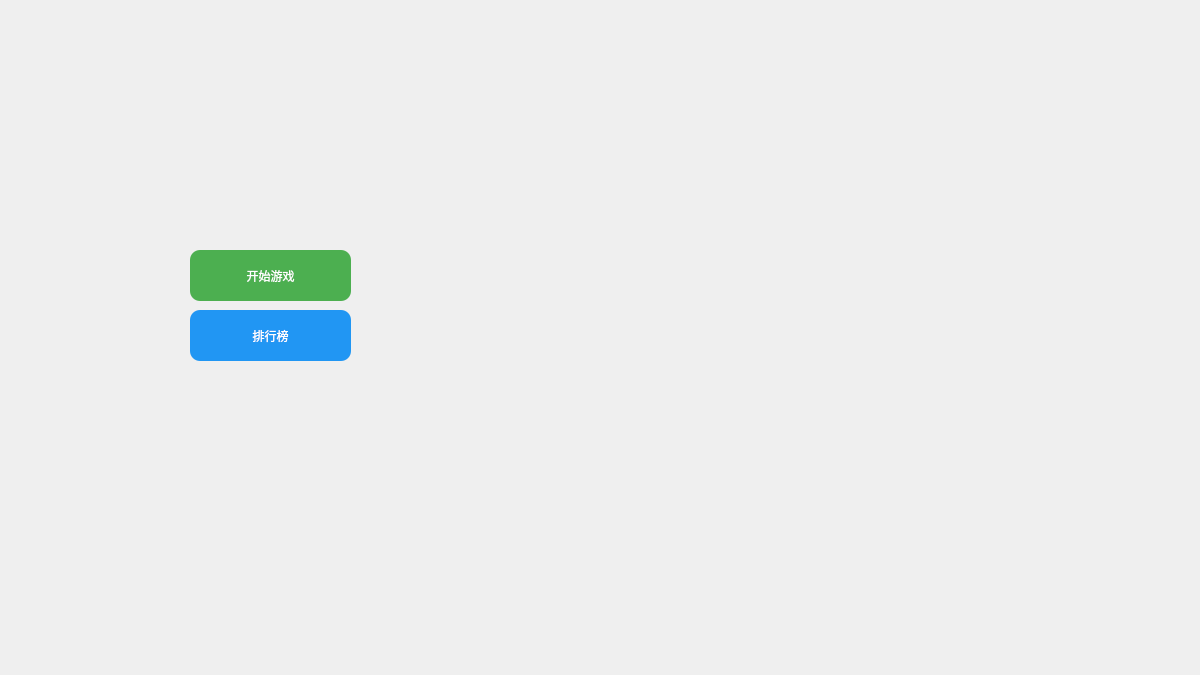
<?xml version="1.0" encoding="UTF-8"?>
<ui version="4.0">
 <class>Start</class>
 <widget class="QWidget" name="Start">
  <property name="geometry">
   <rect>
    <x>0</x>
    <y>0</y>
    <width>1200</width>
    <height>675</height>
   </rect>
  </property>
  <property name="windowTitle">
   <string>Form</string>
  </property>
  <widget class="QPushButton" name="begin">
   <property name="enabled">
    <bool>true</bool>
   </property>
   <property name="geometry">
    <rect>
     <x>190</x>
     <y>250</y>
     <width>161</width>
     <height>51</height>
    </rect>
   </property>
   <property name="mouseTracking">
    <bool>true</bool>
   </property>
   <property name="toolTipDuration">
    <number>-8</number>
   </property>
   <property name="styleSheet">
    <string notr="true">QPushButton {
    background-color: #4CAF50;
    color: white;
    font:  16pt &quot;华文彩云&quot;;
    border-radius: 10px;
    padding: 8px 16px;
}
QPushButton:hover {
    background-color: #45a049;
}
QPushButton:pressed {
    background-color: #3d8b40;
}</string>
   </property>
   <property name="text">
    <string>开始游戏</string>
   </property>
   <property name="shortcut">
    <string notr="true"/>
   </property>
   <property name="checkable">
    <bool>false</bool>
   </property>
   <property name="autoDefault">
    <bool>false</bool>
   </property>
   <property name="default">
    <bool>false</bool>
   </property>
   <property name="flat">
    <bool>false</bool>
   </property>
  </widget>
  <widget class="QLabel" name="bg">
   <property name="geometry">
    <rect>
     <x>0</x>
     <y>0</y>
     <width>1200</width>
     <height>675</height>
    </rect>
   </property>
   <property name="text">
    <string/>
   </property>
   <property name="pixmap">
    <pixmap resource="resource.qrc">:/imgs/img/ui/welcome.png</pixmap>
   </property>
  </widget>
  <widget class="QPushButton" name="showScoreTableButton">
   <property name="geometry">
    <rect>
     <x>190</x>
     <y>310</y>
     <width>161</width>
     <height>51</height>
    </rect>
   </property>
   <property name="toolTip">
    <string>&lt;html&gt;&lt;head/&gt;&lt;body&gt;&lt;p&gt;阿松大&lt;/p&gt;&lt;/body&gt;&lt;/html&gt;</string>
   </property>
   <property name="styleSheet">
    <string notr="true">QPushButton {
    background-color: #2196F3;
    color: white;
    font:  16pt &quot;华文彩云&quot;;
    border-radius: 10px;
    padding: 8px 16px;
}
QPushButton:hover {
    background-color: #1e88e5;
}
QPushButton:pressed {
    background-color: #1976d2;
}</string>
   </property>
   <property name="text">
    <string>排行榜</string>
   </property>
  </widget>
  <zorder>bg</zorder>
  <zorder>begin</zorder>
  <zorder>showScoreTableButton</zorder>
 </widget>
 <resources>
  <include location="resource.qrc"/>
 </resources>
 <connections/>
</ui>
